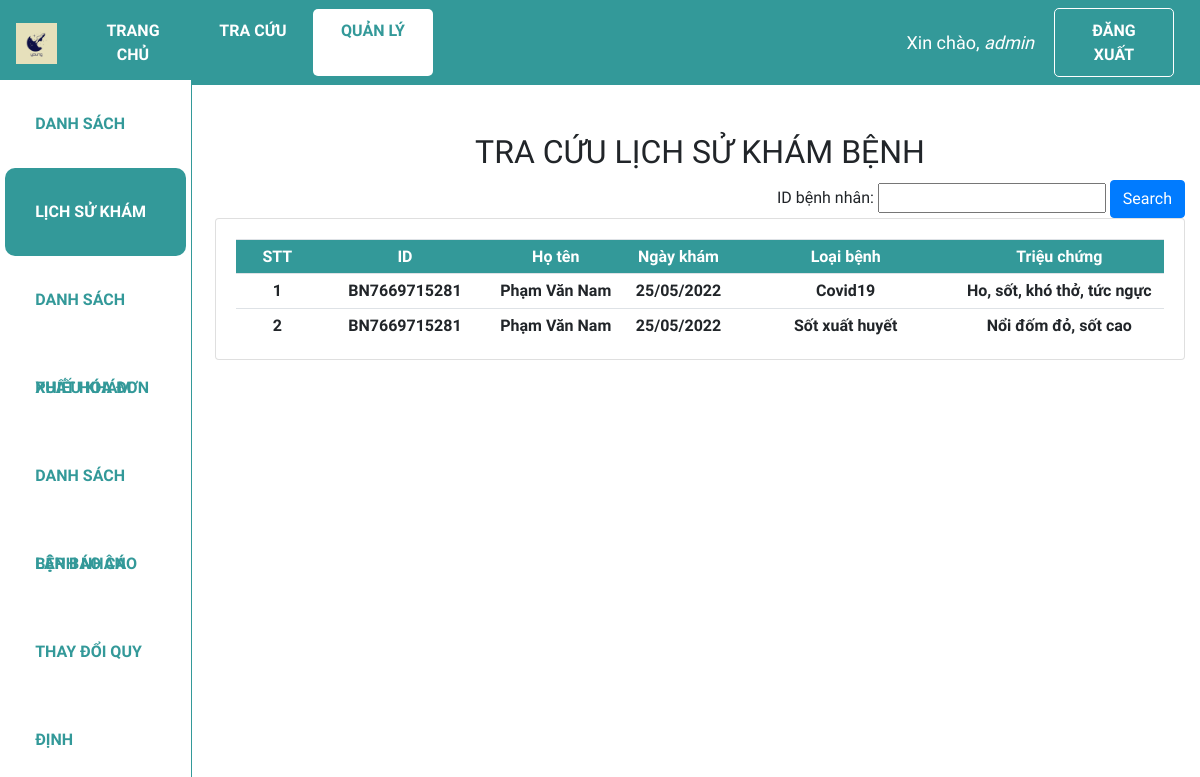
Page /lsk (signed in) on the earlier database version.
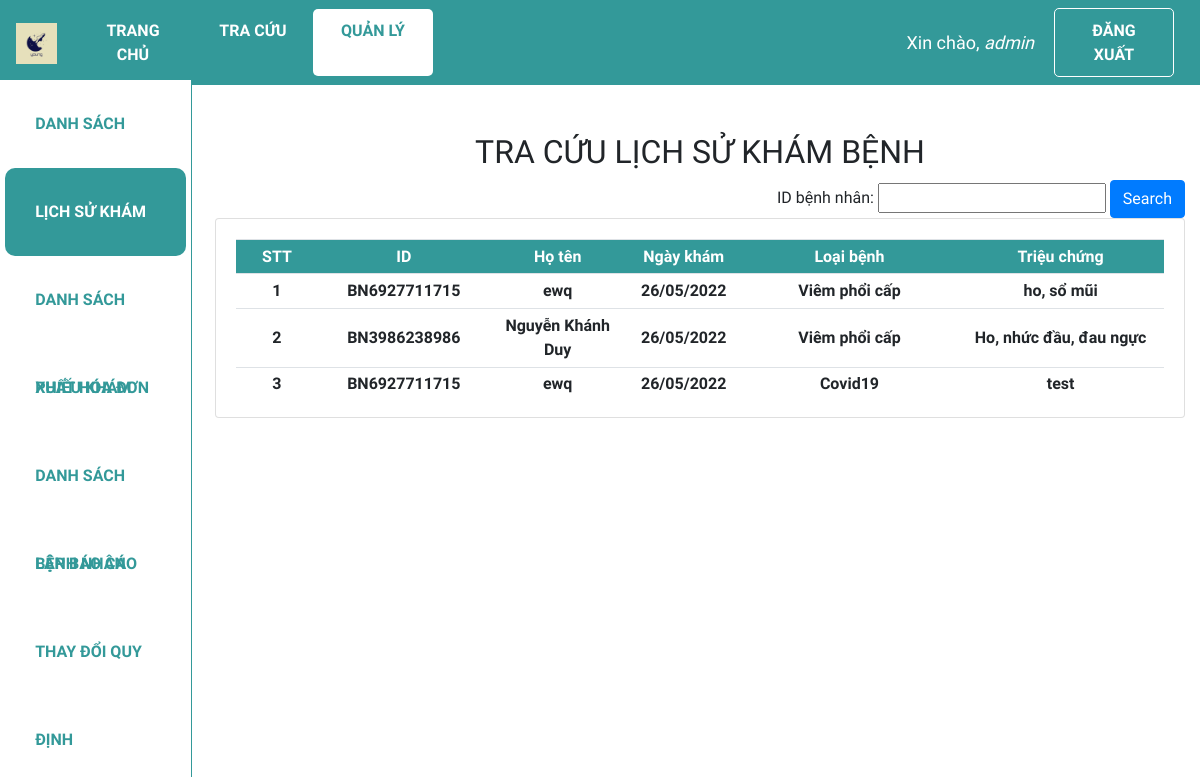
Same page on the later database version.
### web_core/models.py (models this page shows, shortened)
class PHIEUKHAM(models.Model):
    id = ShortUUIDField(
        verbose_name = 'ID phiếu khám',
        length=10,
        max_length=40,
        prefix="PK",
        alphabet="0123456789",
        primary_key=True
    )
    id_benhnhan = models.ForeignKey(BENHNHAN, on_delete = models.CASCADE,verbose_name = 'ID bệnh nhân', null = True)
    ngay_kham = models.DateTimeField('Ngày khám', auto_now_add = True)
    trieu_chung = models.CharField('Triệu chứng', max_length = 100, blank = False)
    loai_benh = models.ForeignKey(DANHMUC, on_delete = models.CASCADE, limit_choices_to = {'loai':'Bệnh'}, related_name = 'benh',verbose_name = 'Loại bệnh',null = True)

class BENHNHAN(models.Model):
    GIOITINH = (
        ('Nam','Nam'),
        ('Nữ','Nữ'),
    )
    id = ShortUUIDField(
        verbose_name = 'ID bệnh nhân',
        length=10,
        max_length=40,
        prefix="BN",
        alphabet="0123456789",
        primary_key=True)
    ho_ten = models.CharField('Họ tên', max_length = 100)
    gioi_tinh = models.CharField('Giới tính', max_length = 3, choices = GIOITINH)
    ngay_sinh = models.DateField('Ngày sinh', default = '01/01/1990', null=True)
    dia_chi = models.CharField('Địa chỉ', max_length = 255, null = True)

class DANHMUC(models.Model):
    CATEGORIES = (
        ('Bệnh','Bệnh'),
        ('Thuốc','Thuốc'),
        ('Đơn vị','Đơn vị'),
        ('Cách dùng','Cách dùng'),
    )
    ten = models.CharField('Tên', max_length = 255, primary_key = True)
    loai = models.CharField('Loại', max_length = 20, choices = CATEGORIES)
    gia_tri = models.IntegerField('Giá trị', null = True, blank = True, validators = [MinValueValidator(0)])

### web_core/views.py (the view)
# urls.py: path('lsk',views.lsk, name='quanli_lsk'),
@login_required(login_url='login')
def lsk(request):
    lsk = PHIEUKHAM.objects.all().order_by('ngay_kham')
    enum_lsk = enumerate(lsk, start = 1)
    myFilter = LichSuKhamFilter()
    if request.GET.__contains__('ID'):
        myFilter = LichSuKhamFilter(request.GET,queryset=lsk)
        lsk = myFilter.qs
        enum_lsk = enumerate(lsk, start = 1)
    context ={'lsk': lsk, 'myFilter':myFilter, 'enum_lsk': enum_lsk}
    return render(request, 'web_core/lsk.html',context)

### web_core/templates/web_core/lsk.html (shortened to what this page needs)
{% extends 'web_core/main.html' %}
{% block content %}
<div class="row">
    <div class="col-md-2">
        {% include 'web_core/sidebar.html' %}
    </div>
    <div class="col-md-10">
        <h2 class="table-title" style>TRA CỨU LỊCH SỬ KHÁM BỆNH</h2>
        <div class="btn-text-right">
            <form method="get">
                {{myFilter.form}}
                <button class="btn btn-primary" type="submit">Search</button>
            </form>
        </div>
        <div class="card card-body">
            <table class='table table-sm'>
                <tr class="table-head">
                    <th class="small-content">STT</th>
                    <th class="small-content">ID</th>
                    <th class="mid-content">Họ tên</th>
                    <th class="small-content">Ngày khám</th>
                    <th class="small-content">Loại bệnh</th>
                    <th class="large-content">Triệu chứng</th>
                </tr>
                {% for index,lsk in enum_lsk %}
                <tr>
                    <th class="small-content">{{index}}</th>
                    <th class="mid-content">{{lsk.id_benhnhan.id}}</th>
                    <th class="small-content">{{lsk.id_benhnhan.ho_ten}}</th>
                    <th class="small-content">{{lsk.ngay_kham|date:"d/m/Y"}}</th>
                    <th class="large-content">{{lsk.loai_benh.ten}}</th>
                    <th class="large-content">{{lsk.trieu_chung}}</th>
                </tr>
                {% endfor %}
            </table>
        </div>
    </div>
</div>
{% endblock %}

Differences in the rows shown:
removed PHIEUKHAM: index "1", id_benhnhan.id "BN7669715281", id_benhnhan.ho_ten "Phạm Văn Nam", ngay_kham "25/05/2022", loai_benh.ten "Covid19", trieu_chung "Ho, sốt, khó thở, tức ngực"
removed PHIEUKHAM: index "2", id_benhnhan.id "BN7669715281", id_benhnhan.ho_ten "Phạm Văn Nam", ngay_kham "25/05/2022", loai_benh.ten "Sốt xuất huyết", trieu_chung "Nổi đốm đỏ, sốt cao"
added PHIEUKHAM: index "1", id_benhnhan.id "BN6927711715", id_benhnhan.ho_ten "ewq", ngay_kham "26/05/2022", loai_benh.ten "Viêm phổi cấp", trieu_chung "ho, sổ mũi"
added PHIEUKHAM: index "2", id_benhnhan.id "BN3986238986", id_benhnhan.ho_ten "Nguyễn Khánh Duy", ngay_kham "26/05/2022", loai_benh.ten "Viêm phổi cấp", trieu_chung "Ho, nhức đầu, đau ngực"
added PHIEUKHAM: index "3", id_benhnhan.id "BN6927711715", id_benhnhan.ho_ten "ewq", ngay_kham "26/05/2022", loai_benh.ten "Covid19", trieu_chung "test"
